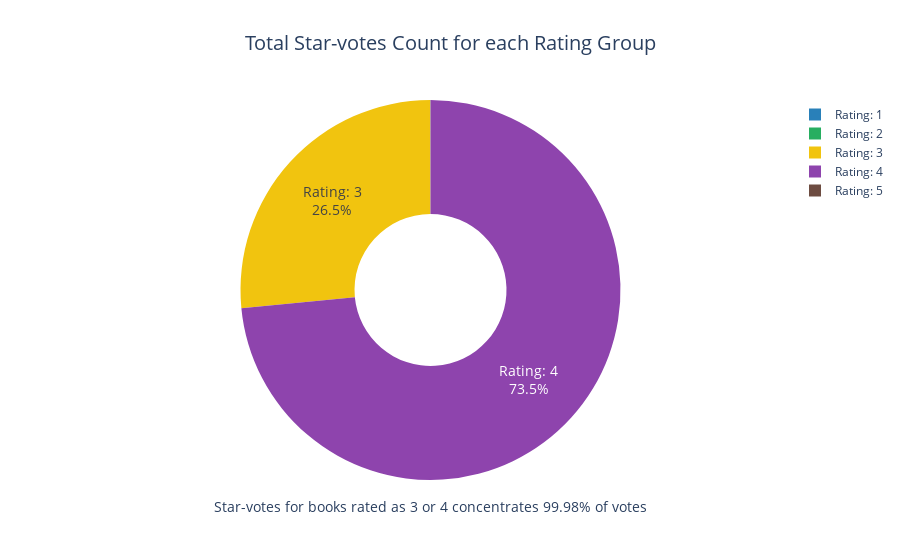

Notebook code cell kept with this figure:
### Code cell
import plotly.graph_objs as go

# Define darker colors
darker_colors = ['#2980B9', '#27AE60', '#F1C40F','#8E44AD','#6D4C41', '#E67E22', '#EC407A', '#1ABC9C']

# Get the column labels and values for the pie chart
labels = result_t_pct.columns.tolist()[1:] # Drop the '0-1' group
labels = ['Rating: '+str(label) for label in labels] # Change the label names
labels.sort(key=lambda x: int(x.split(': ')[1])) # Sort the labels by rating
values = result_t_pct.loc['total_star_ratings'].tolist()[1:] # Drop the '0-1' group

# Calculate the percentage of votes for ratings 3 and 4
votes_3_4_pct = round((result_t_pct.loc['total_star_ratings']['3'] + result_t_pct.loc['total_star_ratings']['4']), 2)

# Create the Plotly pie chart
fig = go.Figure(data=[go.Pie(labels=labels, values=values, hole=.4, marker=dict(colors=darker_colors), sort=False, textinfo='label+percent', hoverinfo='label+percent',textfont_size=14)])
fig.update_traces(textposition='inside', textinfo='label+percent')
fig.update_layout(title='Total Star-votes Count for each Rating Group', title_font_size=20, title_x=0.5)
fig.add_annotation(x=0.5, y=-0.1, showarrow=False, text=f"Star-votes for books rated as 3 or 4 concentrates {votes_3_4_pct}% of votes", font=dict(size=14))
fig.show()

### Figure 1 — Plotly figure (JSON) as saved in the notebook; plotly's stock layout.template omitted (floating-point values rounded to 4 significant figures)
{"data": [{"hole": 0.4, "hoverinfo": "label+percent", "labels": ["Rating: 1", "Rating: 2", "Rating: 3", "Rating: 4", "Rating: 5"], "marker": {"colors": ["#2980B9", "#27AE60", "#F1C40F", "#8E44AD", "#6D4C41", "#E67E22", "#EC407A", "#1ABC9C"]}, "sort": false, "textfont": {"size": 14}, "textinfo": "label+percent", "textposition": "inside", "type": "pie", "values": [1.907e-05, 0.02139, 26.5, 73.48, 0.0005013]}], "layout": {"annotations": [{"font": {"size": 14}, "showarrow": false, "text": "Star-votes for books rated as 3 or 4 concentrates 99.98% of votes", "x": 0.5, "y": -0.1}], "title": {"font": {"size": 20}, "text": "Total Star-votes Count for each Rating Group", "x": 0.5}}}
